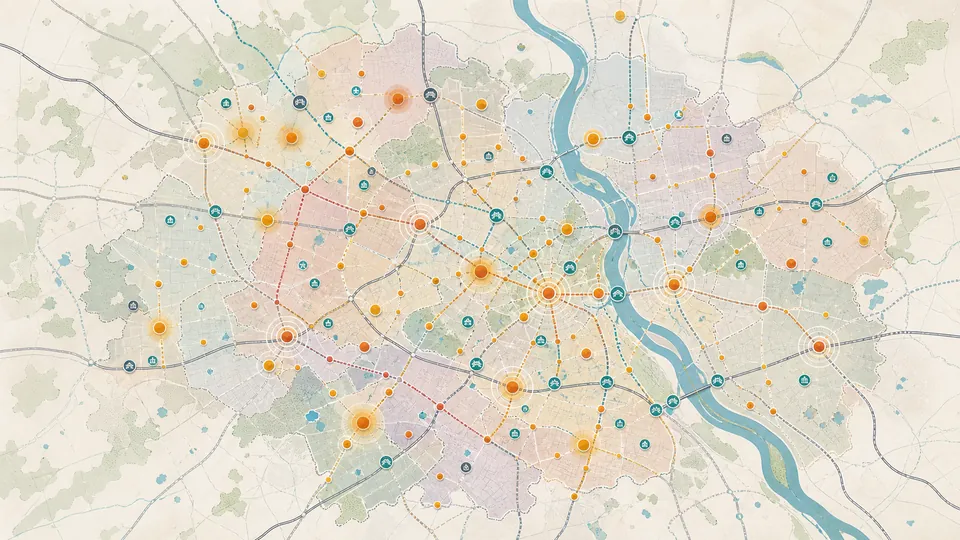
#> input picture assets/delhi-safety-hero.webp, 960 x 540 px
$ python georeference_report_map.py --image ../assets/delhi-safety-hero.webp
#> lines starting #> are read from the running program, lines starting #| are printed output that depends on the picture; after the words box and inside, x2 and y2 are one past the last pixel; in counts of white or black regions, pixels touching at a corner belong together
"""Georeferences "Map 6.1 Road Crash Prone Zones-2024 (111)" from the Delhi Road Crash Report 2024 (PDF page 116).

The report says every crash spot is geo-tagged but publishes no coordinates. It does print a map of all 111 zones as dots over
the Delhi boundary. This script registers that low-resolution raster to the real Delhi outline and reads the dots back as
longitude/latitude. It is independent of place-name geocoding, but coarse: the map is about 340 px across Delhi (roughly 150 m
per pixel) and each dot is about 1 km wide, so dot positions are good to a few hundred metres at best, worse in the crowded
centre where dots overlap.

  python scripts/georeference_report_map.py --pdf "C:/path/Delhi-Crash-Report-2024.pdf" [--page 116]
  python scripts/georeference_report_map.py --image page116.png        # an already extracted page image

Needs numpy, scipy, Pillow, shapely, and `pdfimages` (poppler) when --pdf is used. The page image is not stored in the repo.
Output: data/audits/crash_zones_2024/crash_zone_report_map_dots_2024.json
"""
import argparse
import json
import os
import subprocess
import tempfile

import numpy as np
from PIL import Image, ImageDraw
from scipy import ndimage
from scipy.optimize import minimize
from scipy.cluster.vq import kmeans2
from shapely.geometry import shape
from shapely.ops import unary_union

ROOT = os.path.dirname(os.path.dirname(os.path.abspath(__file__)))
OUT = os.path.join(ROOT, 'data/audits/crash_zones_2024/crash_zone_report_map_dots_2024.json')
LON0, LAT0 = 77.1, 28.65
KX, KY = 111320 * np.cos(np.radians(LAT0)), 110574.0


def load_image(args):
    if args.image:
        return Image.open(args.image).convert('RGB')
#> returned value is the input picture: PIL image 960x540 RGB; mean R, G, B 223.5, 218, 203.8
    tmp = tempfile.mkdtemp(prefix='crashmap_')
    subprocess.run(['pdfimages', '-png', '-f', str(args.page), '-l', str(args.page), args.pdf, os.path.join(tmp, 'p')], check=True)
    files = sorted(f for f in os.listdir(tmp) if f.endswith('.png'))
    return Image.open(os.path.join(tmp, files[0])).convert('RGB')


def delhi_outline():
    g = json.load(open(os.path.join(ROOT, 'data/dashboard_boundaries_simplified.geojson'), encoding='utf-8'))['features']
    polys = [shape(f['geometry']).buffer(0) for f in g]          # buffer(0) repairs any invalid ring
    return unary_union(polys)


def to_m(xy):
    return np.column_stack([(xy[:, 0] - LON0) * KX, (xy[:, 1] - LAT0) * KY])


# [16 lines left out: function rasterize, not called in this run]


def boundary_points(poly, n=900):
    ext = max(poly.geoms, key=lambda g: g.area).exterior if poly.geom_type == 'MultiPolygon' else poly.exterior
    return np.array([ext.interpolate(t, normalized=True).coords[0] for t in np.linspace(0, 1, n, endpoint=False)])


# [36 lines left out: functions apply, fit_outline, px_to_lonlat, not called in this run]


def main():
    ap = argparse.ArgumentParser()
    ap.add_argument('--pdf'); ap.add_argument('--page', type=int, default=116); ap.add_argument('--image'); ap.add_argument('--overlay', help='write a PNG with the fitted outline and detected dots, for checking')
    args = ap.parse_args()
    if not (args.pdf or args.image):
        ap.error('give --pdf or --image')
    im = load_image(args)
    a = np.array(im).astype(int)
    r, g, b = a[..., 0], a[..., 1], a[..., 2]
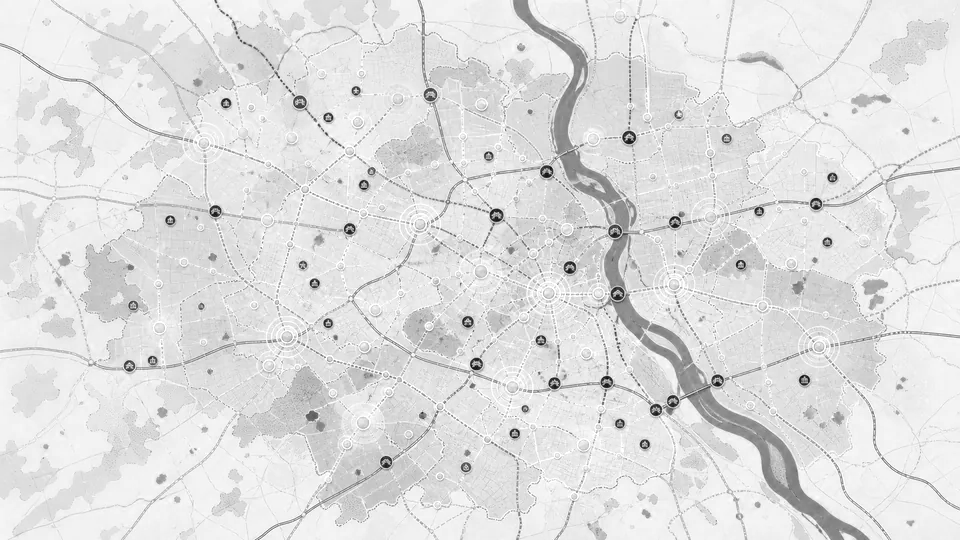
#> r: shape (540, 960) int64; min 10, max 255, mean 223.5
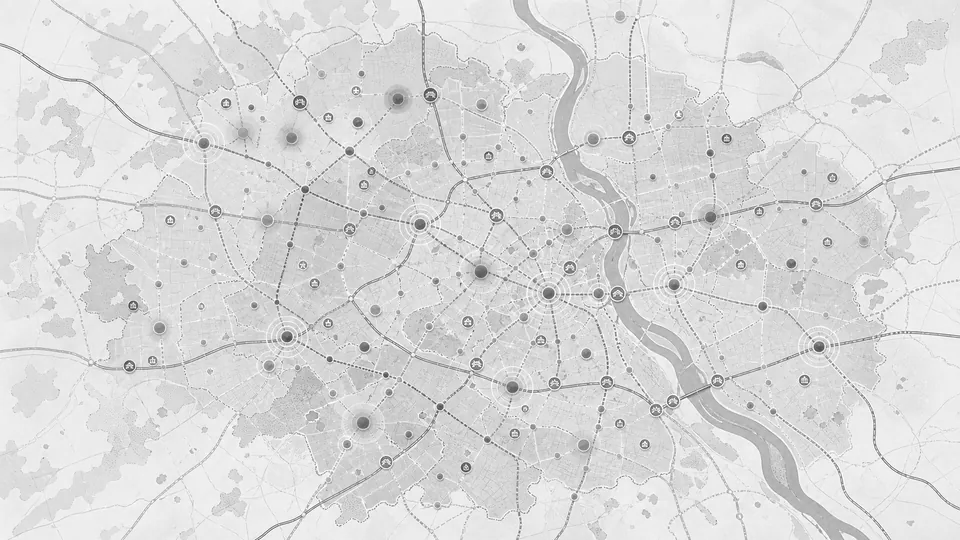
#> g: shape (540, 960) int64; min 54, max 255, mean 218
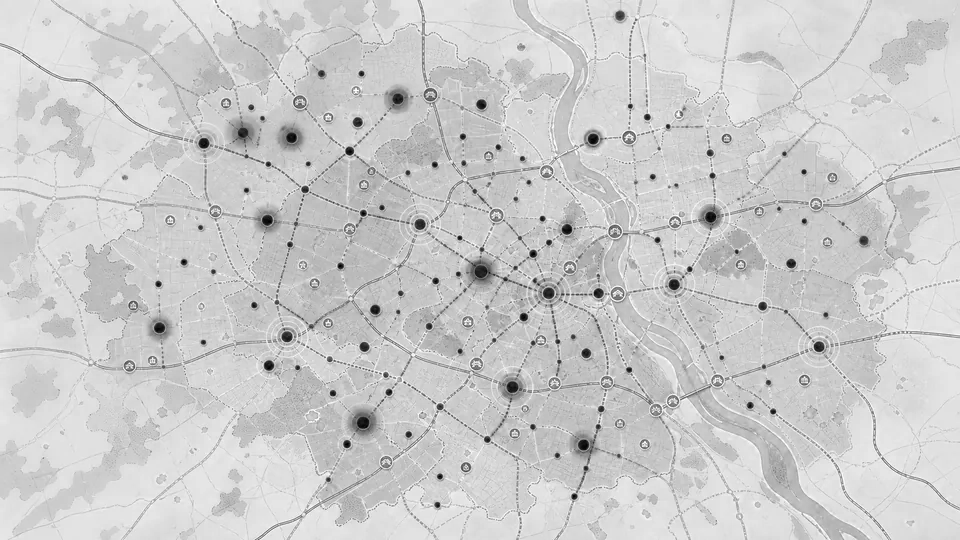
#> b: shape (540, 960) int64; min 0, max 255, mean 203.8
    map_box = (130, 95, 670, 520)                                # frame of the map on the 792 x 1102 page image
    blue = (b > 200) & (r < 200) & (r > 120) & (g > 150) & (b - r > 30)
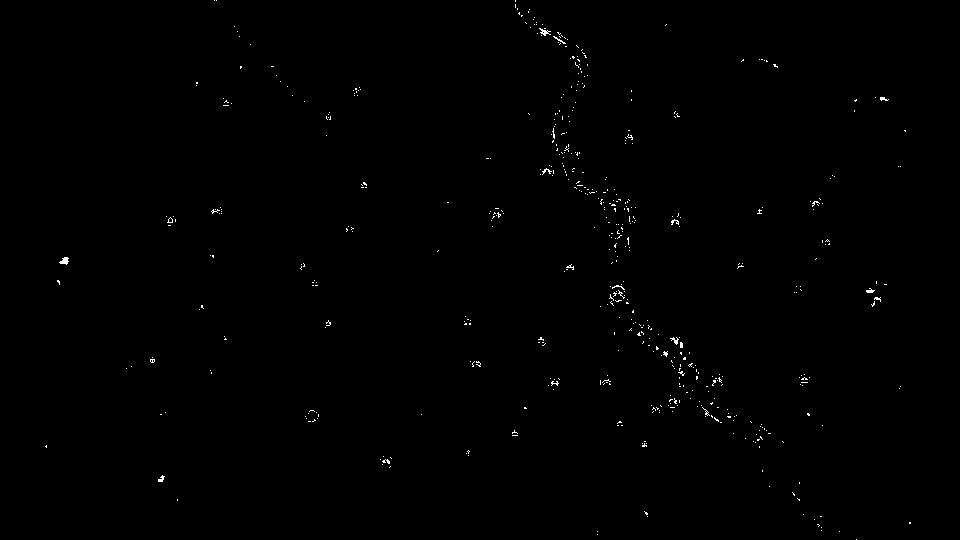
#> blue: shape (540, 960) bool; 0.35% white in thin lines or dots
    keep = np.zeros_like(blue); keep[map_box[1]:map_box[3] - 60, map_box[0]:map_box[2]] = True   # exclude legend and scale bar
    blue &= keep
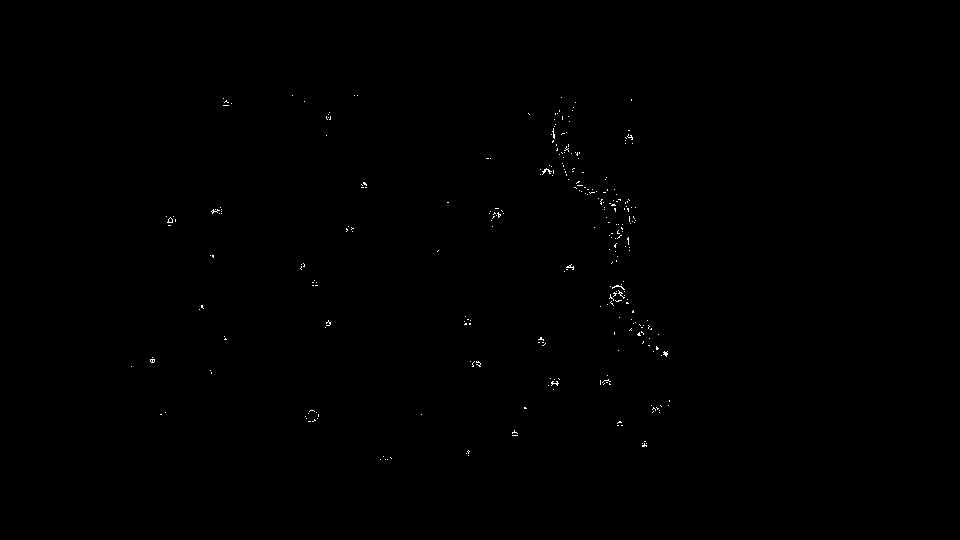
#> blue: shape (540, 960) bool; 0.18% white in thin lines or dots, all inside (x1, y1, x2, y2) = (131, 95, 670, 460)
    blue = ndimage.binary_closing(blue, iterations=3) | blue
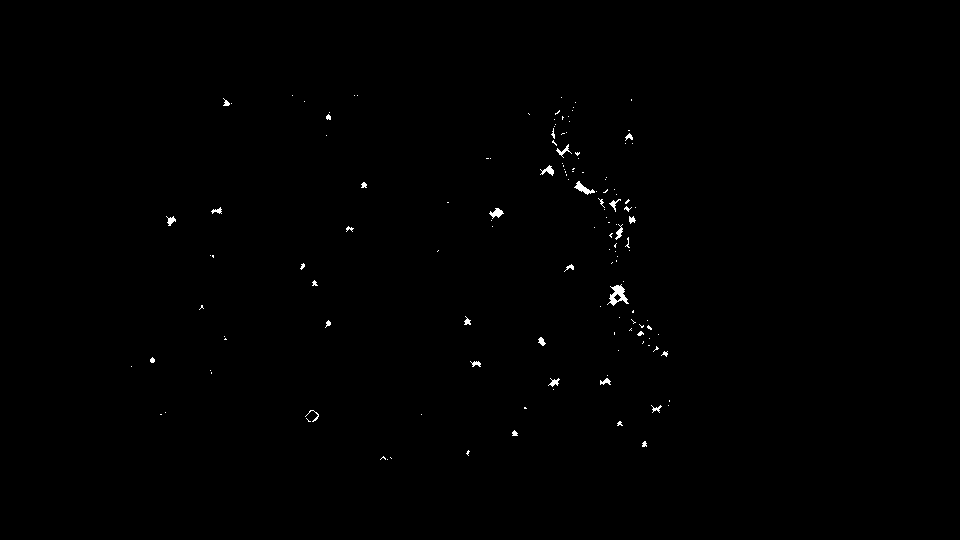
#> blue: shape (540, 960) bool; 0.34% white; 137 white regions (106 under 20 px), largest, box (x1, y1, x2, y2) and area: (607, 284, 629, 306) 212, (574, 181, 595, 195) 110, (489, 208, 504, 219) 83
    blue = ndimage.binary_fill_holes(ndimage.binary_closing(blue, iterations=6))
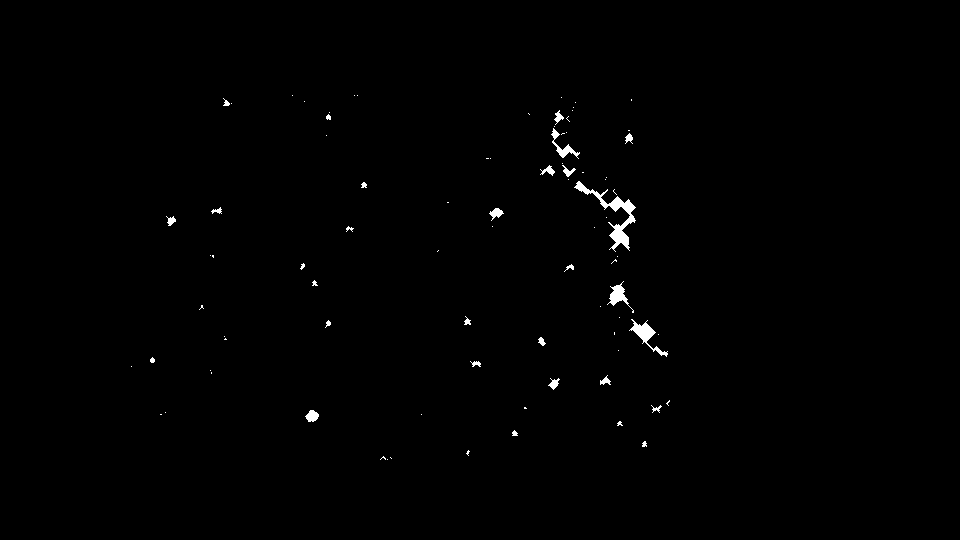
#> blue: shape (540, 960) bool; 0.57% white; 85 white regions (57 under 20 px), largest, box (x1, y1, x2, y2) and area: (574, 181, 636, 252) 848, (629, 319, 668, 357) 365, (607, 281, 634, 313) 260
    poly = delhi_outline()
    dark = (r < 90) & (g < 90) & (b < 90)
    near = ndimage.binary_dilation(blue, iterations=5)
    dark &= near & ~ndimage.binary_erosion(blue, iterations=3)          # the thick black outer boundary, not text or district lines
    params, iou, cd, cd0 = fit_outline(blue, dark, poly)
    mpp = 1 / params[0]
    print('outline fit: mean boundary distance %.2f px (start %.2f), IoU %.3f, %.0f m per pixel, rotation %.2f deg' % (cd, cd0, iou, mpp, np.degrees(params[1])))

    # dots: saturated orange / red marks, excluding the legend and text
    dot = (r > 140) & (r - b > 20)                                   # orange, red and pale tan marks; not blue, white or grey
    dot[: map_box[1]] = False; dot[map_box[3] - 90:] = False; dot[:, : map_box[0]] = False; dot[:, map_box[2]:] = False
    dot[470:, :300] = False
    dot = ndimage.binary_opening(dot, iterations=1)
    lab, n = ndimage.label(dot)
    areas = ndimage.sum(dot, lab, range(1, n + 1))
    single = np.median(areas[(areas > 30) & (areas < 110)]) if len(areas) else 60
    print('components', n, 'median single-dot area', single)
    dots = []
    for i in range(1, n + 1):
        ys, xs = np.where(lab == i)
        if len(xs) < 20:
            continue
        k = max(1, int(round(len(xs) / single)))
        if k == 1:
            centres = [(xs.mean(), ys.mean())]
        else:
            pts = np.column_stack([xs, ys]).astype(float)
            cen, _ = kmeans2(pts, k, minit='++', seed=1)
            centres = [tuple(c) for c in cen]
        for cx, cy in centres:
            patch = a[int(max(cy - 2, 0)):int(cy + 3), int(max(cx - 2, 0)):int(cx + 3)].reshape(-1, 3).mean(0)
            lon, lat = px_to_lonlat(cx, cy, params)
            dots.append({'x': round(float(cx), 1), 'y': round(float(cy), 1), 'lon': round(float(lon), 5), 'lat': round(float(lat), 5),
                         'rgb': [int(v) for v in patch], 'component_dots': k})
    print('dots detected', len(dots), '(report says 111)')
    out = {
        'source': 'Delhi Road Crash Report 2024 (Delhi Traffic Police), Map 6.1 Road Crash Prone Zones-2024 (111), PDF page %d' % args.page,
        'method': 'Raster registered to the Delhi outline by maximising overlap (similarity transform); dots found by colour, merged blobs split by k-means on area.',
        'georeference': {'mean_boundary_distance_px': round(float(cd), 2), 'iou_with_delhi_outline': round(float(iou), 3), 'metres_per_pixel': round(float(mpp), 1), 'rotation_deg': round(float(np.degrees(params[1])), 2)},
        'caveat': 'About 150 m per pixel and dots about 1 km wide: positions are good to a few hundred metres at best, and dots overlap in the centre.',
        'dots_detected': len(dots), 'dots': dots,
    }
    if args.overlay:
        ov = im.copy(); d = ImageDraw.Draw(ov)
        o = rasterize(poly, params, im.size)
        edge = o ^ ndimage.binary_erosion(o)
        arr = np.array(ov); arr[edge] = (0, 150, 0); ov = Image.fromarray(arr); d = ImageDraw.Draw(ov)
        for q in dots:
            d.ellipse([q['x'] - 4, q['y'] - 4, q['x'] + 4, q['y'] + 4], outline=(0, 0, 255))
        ov.crop(map_box).resize(((map_box[2] - map_box[0]) * 3, (map_box[3] - map_box[1]) * 3), Image.LANCZOS).save(args.overlay)
    json.dump(out, open(OUT, 'w'), indent=1)
    print('wrote', OUT)


if __name__ == '__main__':
#> (the run stopped early here; a loop or call above may not have finished)
